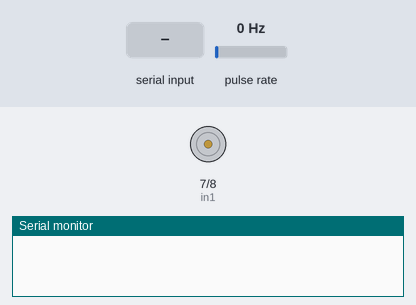
Simulated run of this sketch. Board: Arduino Uno, built with avr-gcc and run on an emulated ATmega328P. Parts: motor-driver pin pairs drawn as motors (green arrow = first pin HIGH = forward, orange = second pin HIGH = backward, longer = more drive, scaled by the enable pin), the last lines printed to the serial monitor. Wiring (inferred from the names in the program): pulse sensor: data pin 2. The inputs (shaded band) are chosen by the test bench; at power-on: pulse rate 0 Hz.

Above: at 1.2 s.
1.3 s: "F90\n" received over Serial
At 3.3 s:
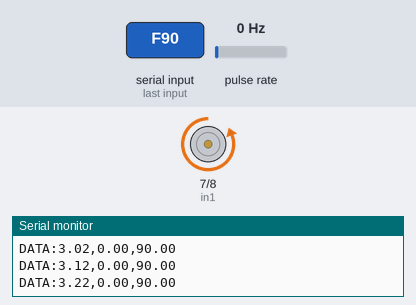
4.1 s: "R90\n" received over Serial
At 5.9 s:
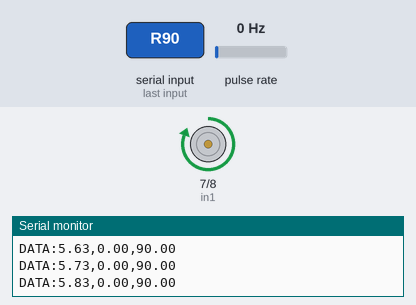
6.6 s: "STOP\n" received over Serial
At 9.0 s:
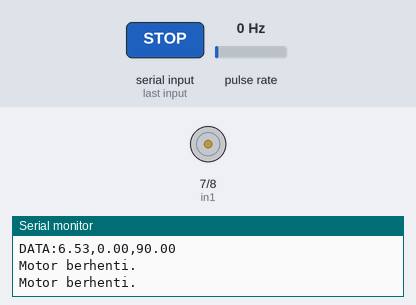
Timing chart, 0 to 10.5 s (numbered marks = the images above; inputs shaded):
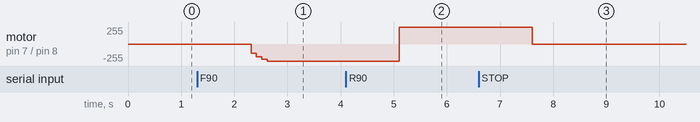

The sketch:

MotorController.ino
```cpp
// Pin untuk motor dan encoder
const int enA = 9;          // Pin PWM untuk kecepatan motor
const int in1 = 7;          // Pin arah Counter Clockwise
const int in2 = 8;          // Pin arah Clockwise
const int encoderPin = 2;   // Pin untuk membaca pulsa dari encoder

// Konstanta
const int PPR = 11;         // Pulsa per rotasi encoder
const unsigned long interval = 100; // Interval waktu untuk menghitung RPM (100 ms)


// Variabel global
volatile int pulseCount = 0;      // Menghitung pulsa encoder (gunakan volatile untuk interrupt)
int pwmValue = 0;                 // Nilai PWM untuk mengatur kecepatan motor
unsigned long previousMillis = 0; // Waktu sebelumnya untuk interval
float rpm = 0;                    // Menyimpan nilai RPM
bool motorRunning = false;        // Status motor aktif
float kp = 1.0;        // Koefisien Proportional
float ki = 0.5;        // Koefisien Integral
float kd = 0.1;       // Koefisien Derivative
float setpoint = 100;  // Kecepatan yang diinginkan (RPM target) - ini dapat diubah melalui input
float Error = 0;       // Error antara setpoint dan nilai RPM saat ini
float prevError = 0;   // Error sebelumnya
float integralError = 0; // Integral error
float derivativeError = 0; // Derivative error
float pidValue = 0;     // Nilai output PID
int maxPWM = 255;       // Nilai PWM maksimum yang dapat diberikan ke motor

// Fungsi untuk PID
int PIDControl() {
    float PControl, IControl, DControl, POutput; // Deklarasi Variabel PID
    Error = setpoint - rpm; // Menghitung Nilai Error
    PControl = kp * Error; // Menghitung Nilai Proporsional
    integralError += Error; // Menghitung Error Kumulatif(Integral)
    IControl = ki * integralError; // Menghitung Nilai Integral
    DControl = kd * derivativeError; // Menghitung Nilai Derivatif
    derivativeError = Error - prevError; // Menghitung Laju Perubahan Error
    prevError = Error; // Menyimpan Error Saat ini untuk iterasi selanjutnya
    POutput = PControl + IControl + DControl; // Menghitung Nilai Total output PID
    pidValue = constrain(POutput, 0, maxPWM); // Membatasi Output PID dalam rentang nilai yang Valid
    return pidValue;
}
void setup(){
  // Konfigurasi pin
  pinMode(enA, OUTPUT);      // Output PWM
  pinMode(in1, OUTPUT);      // Output arah motor
  pinMode(in2, OUTPUT);      // Output arah motor
  pinMode(encoderPin, INPUT);// Input encoder
  attachInterrupt(digitalPinToInterrupt(encoderPin), countPulse, RISING); // Interrupt untuk encoder

  Serial.begin(9600);        // Inisialisasi komunikasi serial
}

// Fungsi interrupt untuk menghitung pulsa encoder
void countPulse() {
  pulseCount++;
}
// Fungsi untuk Arah Putar Motor CCW
void motorReverse() {
  digitalWrite(in1, HIGH); // Mengatur pin in1 dengan logika 1
  digitalWrite(in2, LOW); // Mengatur pin in2 dengan logika 0
  motorRunning = true; // Mengubah status motor
  Serial.println("Motor bergerak ke arah Counter Clockwise.");
}
// Fungsi untuk Arah Putar Motor CW
void motorForward() {
  digitalWrite(in1, LOW); // Mengatur pin in1 dengan logika 0
  digitalWrite(in2, HIGH); // Mengatur pin in2 dengan logika 1
  motorRunning = true; // Mengubah status motor
  Serial.println("Motor bergerak ke arah Clockwise.");
}
// Fungsi untuk menghentikan motor
void motorStop() {
  digitalWrite(in1, LOW); // Mengatur pin in1 dengan logika 0
  digitalWrite(in2, LOW); // Mengatur pin in2 dengan logika 0
  analogWrite(enA, 0); // Memastikan nilai PWM untuk enA 0
  motorRunning = false; // Mengubah status motor
  Serial.println("Motor berhenti.");
}
void loop() {
  // Cek apakah ada data masuk dari Serial Monitor
  if (Serial.available() > 0) {
    String input = Serial.readString();
    processInput(input); // Proses input
  }
  // Hitung RPM setiap interval waktu
  unsigned long currentMillis = millis();
  if (currentMillis - previousMillis >= interval) {
    previousMillis = currentMillis; // Reset waktu

    // Hitung RPM
    calculateRPM();

     // Jika motor berjalan, gunakan PID untuk mengatur PWM
    if (motorRunning) {
      pwmValue = PIDControl();  // Hitung nilai PWM menggunakan PID
      analogWrite(enA, pwmValue); // Terapkan nilai PWM ke motor

      // Kirim data melalui serial
      Serial.print("DATA:");
      Serial.print(currentMillis / 1000.0); // Waktu dalam detik
      Serial.print(",");
      Serial.print(rpm);
      Serial.print(",");
      Serial.println(setpoint);
       if (Serial.available() > 0) {
        String input = Serial.readStringUntil('\n');
        processInput(input);} // Proses input
    }
  }
}
// Fungsi Untuk Perintah Input
void processInput(String input) {
  input.trim();           // Hapus spasi atau karakter kosong
  input.toUpperCase();    // Ubah ke huruf besar agar case-insensitive

  if (input.startsWith("F")) { // Perintah untuk arah Clockwisse
    setpoint = input.substring(1).toFloat(); // Ambil nilai setelah "F"
    if (setpoint >= 0) {
      Serial.print("Setpoint RPM (Clockwise) diatur ke: ");
      Serial.println(setpoint);
      // Aktifkan motor arah Clockwise jika setpoint > 0
      if (setpoint > 0) {
        motorForward(); // Fungsi motor arah Clockwise
      }
    } else {
      Serial.println("Nilai RPM tidak valid.");
    }

  } else if (input.startsWith("R")) { // Perintah untuk arah Counter Clockwise
    setpoint = input.substring(1).toFloat(); // Ambil nilai setelah "R"
    if (setpoint >= 0) {
      Serial.print("Setpoint RPM (Counter CLockwise) diatur ke: ");
      Serial.println(setpoint);

      // Aktifkan motor mundur jika setpoint > 0
      if (setpoint > 0) {
        motorReverse(); // Fungsi motor arah Counter Clockwise
      }
    } else {
      Serial.println("Nilai RPM tidak valid.");
    }

  } else if (input == "STOP") { // Perintah berhenti
    motorStop();
    setpoint = 0; // Reset setpoint
    Serial.println("Motor berhenti.");

  }  else if (input.startsWith("PID,")) {
    // Memproses input PID
    String pidValues = input.substring(4); //  Mengambil substring setelah karakter ke-4 dari input (yaitu, setelah PID,)
    int firstComma = pidValues.indexOf(','); // Mencari posisi koma pertama dalam string pidValue
    int secondComma = pidValues.indexOf(',', firstComma + 1); // Mencari posisi koma kedua dalam string pidValue
    if (firstComma > 0 && secondComma > firstComma) { // Mengecek apakah koma ditemukan dalam urutan yang benar
      String kpStr = pidValues.substring(0, firstComma); // Mengambil nilai Kp sebagai substring sebelum koma pertama
      String kiStr = pidValues.substring(firstComma + 1, secondComma); // Mengambil nilai Ki sebagai substring diantara koma pertama dan kedua
      String kdStr = pidValues.substring(secondComma + 1); // Mengambil nilai Kd sebagai substring setelah koma kedua

      float newKp = kpStr.toFloat(); // Mengonversi string kpStr menjadi nilai floating-point newKp
      float newKi = kiStr.toFloat(); // Mengonversi string kiStr menjadi nilai floating-point newKi
      float newKd = kdStr.toFloat(); // Mengonversi string kdStr menjadi nilai floating-point newKd

      //  Mengupdate nilai kp, ki, dan kd dengan nilai baru yang diberikan dari input serial
      kp = newKp;
      ki = newKi;
      kd = newKd;

      Serial.print("Updated PID parameters: kp=");
      Serial.print(kp);
      Serial.print(", ki=");
      Serial.print(ki);
      Serial.print(", kd=");
      Serial.println(kd);
    } else {
      Serial.println("Invalid PID parameters");
    }
  } else {
    Serial.println("Perintah tidak dikenal. Gunakan 'F[rpm]' untuk maju, 'R[rpm]' untuk mundur, 'PID,kp,ki,kd' untuk mengatur PID, atau 'STOP'.");
  }
}
// Fungsi untuk menghitung RPM
void calculateRPM() {
  rpm = ((pulseCount / (float)PPR) / 9.6) * 600.0; // RPM = (Pulsa / Pulsa per rotasi) x 60 detik
  pulseCount = 0; // Reset hitungan pulsa
}
```

Measured:
- after the input at 1.3 s, motor on pin 7 (in1) / pin 8 (in2): stopped → backward 135/255 after 1.0 s, → backward 189/255 0.10 s later, → backward 225/255 0.10 s later, → backward 255/255 0.10 s later
- after the input at 4.1 s, motor on pin 7 (in1) / pin 8 (in2): backward 255/255 → forward 255/255 after 1.0 s
- after the input at 6.6 s, motor on pin 7 (in1) / pin 8 (in2): forward 255/255 → stopped after 1.0 s
